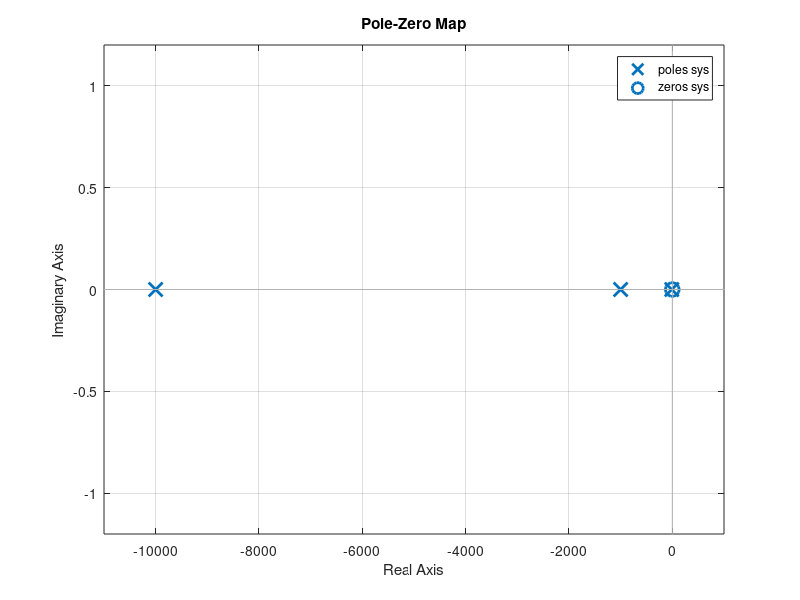
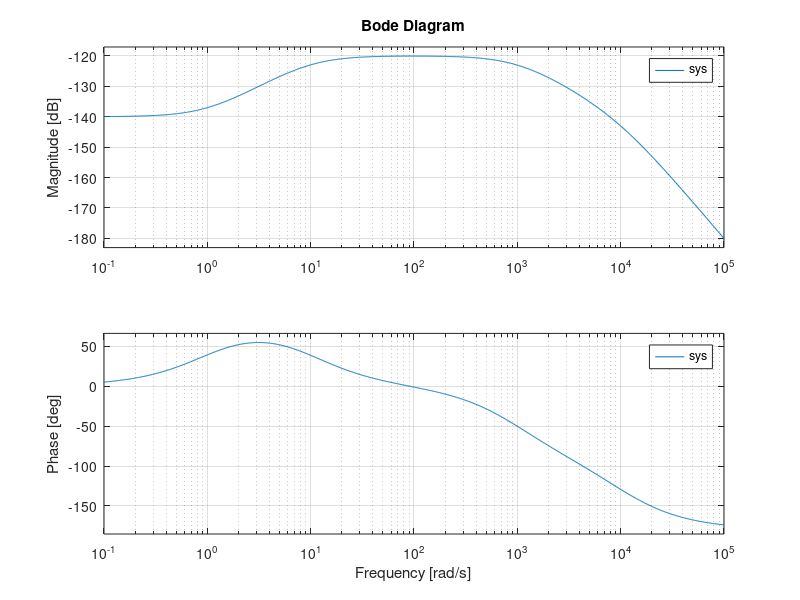

Write MATLAB code to recreate these figures, in order. (Note: this script raises an error after producing the figures.)
% Tf

s = tf('s');
sys = (10*(s+1)/((s+10)*(s+10^3)*(s+10^4)));

figure(1) 
pzmap(sys);

figure(2)
bode(sys);

figure(3);
h = pzplot(sys);grid on;

% % 3. Find and customize the markers
% % This finds all line elements on the plot (poles and zeros)
% lines = findobj(gca, 'Type', 'Line');
% 
% % 4. Adjust the sizes
% set(lines, 'MarkerSize', 12, 'LineWidth', 2.5);


%% Test 3D Plot of S-Domain
% 1. Define log-spaced or wide ranges due to the large pole values
sigma = linspace(-15000, 1000, 500); 
omega = linspace(-15000, 15000, 500);

% 2. Create the grid
[Sigma, Omega] = meshgrid(sigma, omega);
s = Sigma + 1i * Omega;

% 3. Element-wise Transfer Function evaluation
H = (10 .* (s + 1)) ./ ((s + 10) .* (s + 10^3) .* (s + 10^4));

% 4. Convert magnitude to Decibels (dB) so the peaks are visible
Z = 20 * log10(abs(H));

% 5. Plot
figure;
surf(Sigma, Omega, Z);
shading interp;
colorbar;
xlabel('\sigma (Real)');
ylabel('\omega (Imaginary)');
zlabel('|H(s)| (dB)');
title('3D S-Domain Log-Magnitude Plot');
grid on;
